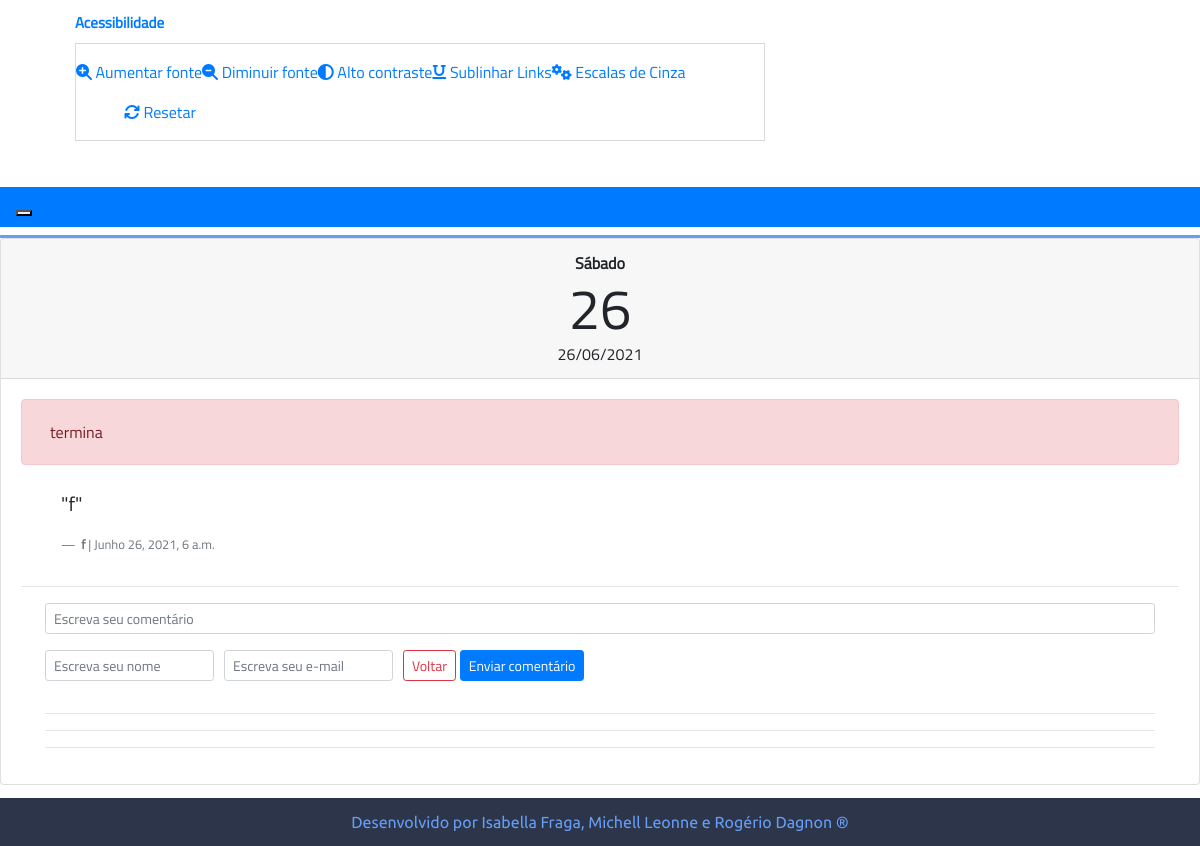
Screenshot of /app1/1 with the database file from the repository.
### app1/models.py (models this page shows, shortened)
class Event(models.Model):
    date = models.DateField(null=True)
    event = models.CharField(max_length=80, null=True)
    priorities_list = (
        ("0", "Sem prioridade"),
        ("1", "Normal"),
        ("2", "Urgente"),
        ("3", "Muito Urgente"),
    )
    priority = models.CharField(max_length=1, choices=priorities_list, null=True)
    class Meta:
        ordering = ("-date", "-priority", "event")

class Comment(models.Model):
    author = models.CharField(max_length=80, null=True)
    email = models.EmailField(null=True)
    text = models.CharField(max_length=160, null=True)
    commented = models.DateTimeField(default=timezone.now, null=True)
    event = models.ForeignKey(
        Event, on_delete=models.CASCADE, related_name="comment_event", null=True
    )
    class Meta:
        ordering = ("-commented",)
    def avatar(self):
        g = Gravatar(self.email)
        return g.get_image(default="identicon")

### app1/views.py (the view)
# urls.py: path("<int:id>", views.show, name="agenda-events-show"),
def show(request, id: int):
    event = get_object_or_404(Event, id=id)
    if request.method == "POST":
        form = CommentForm(request.POST)
        if form.is_valid:
            form.save()
            return redirect("app1:agenda-events-show", id=id)
    context = {
        "event": event,
        "comments": Comment.objects.filter(event=id).order_by("-commented"),
        "hide_new_button": True,
        "priorities": Event.priorities_list,
        "today": localdate(),
    }
    return render(request, "app3/agenda/show.html", context)

### app1/templates/app3/agenda/show.html (shortened to what this page needs)
{% extends "app3/_layouts/base.html" %}{% load static %}
{% block conteudo %}
    <main role="main">
      <div class="card">
        <div class="card-header d-flex justify-content-center">
          <div class="align-self-center text-center">
            <strong>
              {{ event.date|date:"l" }}
            </strong>
            <h1 class="display-4">
              {{ event.date.day }}
            </h1>
  	        {{ event.date|date:"d/m/Y" }}
          </div>
        </div>
        <div class="card-body">
          <div role="alert" class="d-flex alert {% if event.priority == '1' %} alert-success{% elif event.priority == '2' %} alert-warning{% elif event.priority == '3' %} alert-danger{% else %} alert-secondary{% endif %}">
            <div class="p-2 text-truncated">
              {{ event.event }}
            </div>
          </div>
        {% if comments|length > 0 %}
          <div class="container py-2">
          {% for comment in comments %}
            <div class="media mb-2">
                <div class="media-body">
                  <blockquote class="blockquote">
                    &quot;{{ comment.text }}&quot;
                  </blockquote>
                  <footer class="blockquote-footer">
                    <strong>{{ comment.author }}</strong> | {{ comment.commented }}
                  </footer>
                </div>
              </div>
            {% endfor %}
            </div>
          {% else %}
            <div class="alert alert-secondary text-center">
              Não há comentários para este agendamento! Seja o primeiro a comentar!
            </div>
          {% endif %}
          <hr/>
          <div class="container">
            <form method="post" action="">
              <div class="form-group">
                <input type="text" class="form-control form-control-sm" id="addInputComment" name="text" placeholder="Escreva seu comentário" required>
              </div>
              <div class="form-row">
                <div class="col-auto">
                  <input type="text" class="form-control form-control-sm  mb-2" id="addInputAuthor" name="author" placeholder="Escreva seu nome" required>
                </div>
                <div class="col-auto">
                  <div class="input-group mb-2">
                    <input type="email" class="form-control form-control-sm" id="addInputMail" name="email" placeholder="Escreva seu e-mail" required>
                  </div>
                </div>
                <div class="col-auto mb-2">
                  <a href="{% url 'app1:agenda-events-all' %}" class="btn btn-sm btn-outline-danger mb-2">Voltar</a>
                  <button type="submit" class="btn btn-sm btn-primary mb-2">Enviar comentário</button>
                </div>
              </div>
                <hr/>
            </form>
              <hr/>
              <hr/>
          </div>
        </div>
      </div>
    </main>
{% endblock %}

### app1/static/app2/css/style.css (style rules this page uses)
body { font-family: 'Titillium Web'; font-size: 16px; }
h1, h2, h3 { margin: 0; font-weight: normal; line-height: unset; }

### rows the page displays
Event: date "Sábado", date.day "26", date "26/06/2021", event "termina"
Comment: text "f", author "f", commented "Junho 26, 2021, 6 a.m."
